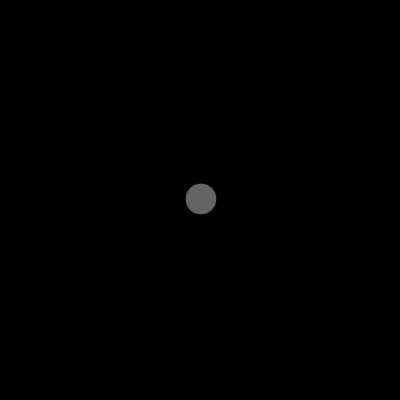
Frame 1 (no input)
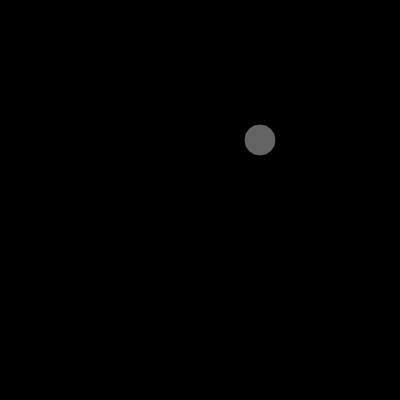
Frame 60 (no input)
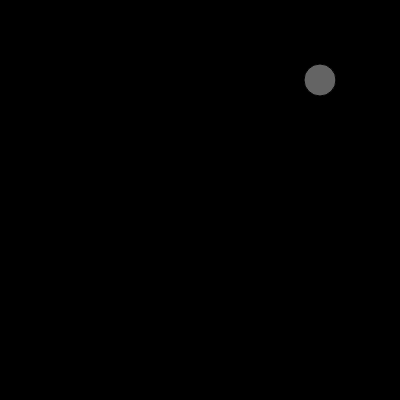
Frame 120 (the mouse pressed at the canvas centre since frame 60)

The p5.js sketch that drew these frames (run headless with seeded random() and noise() and a simulated clock; from frame 60 on, the mouse is pressed at the canvas centre):

// p5.js sketch
// ── sketch.js
// @ts-nocheck
let walker;

function setup() {
  createCanvas(400, 400);
  walker = new Walker(200, 200);
}

function draw() {
	background(0);
	walker.update();
  walker.show();
}

// ── walker.js
// @ts-nocheck
// what is a vector
// the nature of code

class Walker {
  constructor(x, y) {
    this.pos = createVector(x, y);
    this.vel = createVector(1, -1);
  }
  update() {
    this.pos.add(this.vel);
    //this.pos.x = this.pos.x + this.vel.x;
    //this.pos.y = this.pos.y + this.vel.y;
  }
  show() {
    //stroke(255, 100);
    strokeWeight(1);
    fill(255, 100);
    ellipse(this.pos.x, this.pos.y, 32);
    // point(this.pos.x, this.pos.y);
  }
}
